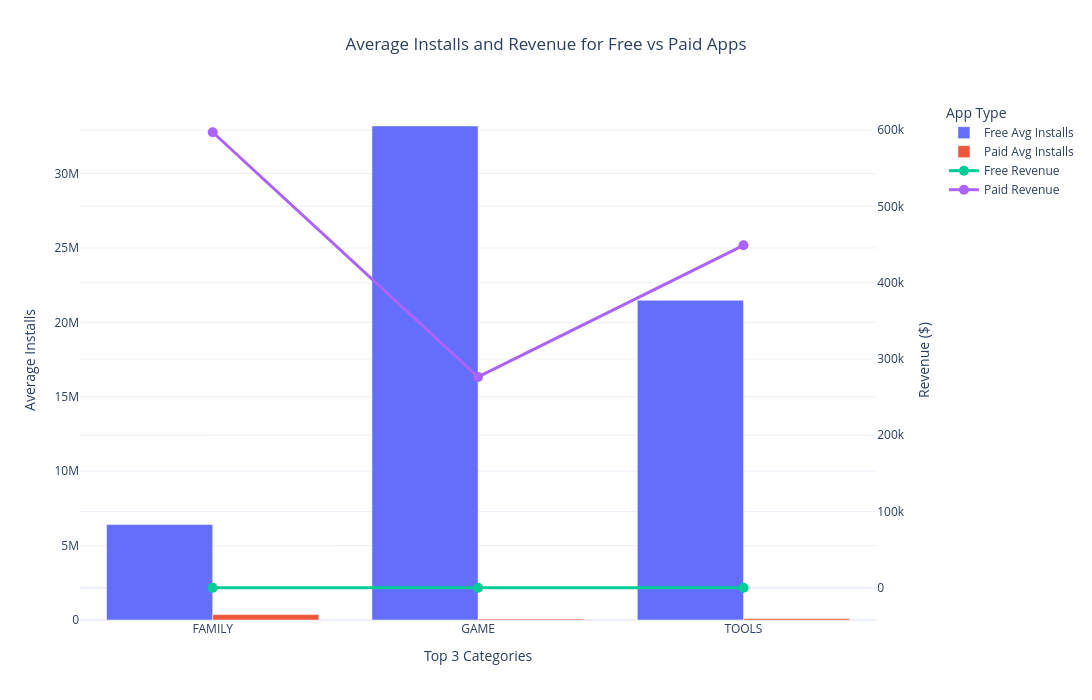

Notebook source saved alongside this figure:
### Code cell
fig.update_yaxes(
    title_text="Average Installs",
    secondary_y=False
)

fig.update_yaxes(
    title_text="Revenue ($)",
    secondary_y=True
)

### Figure 1 — Plotly figure (JSON) as saved in the notebook; plotly's stock layout.template omitted (floating-point values rounded to 4 significant figures)
{"data": [{"name": "Free Avg Installs", "type": "bar", "x": ["FAMILY", "GAME", "TOOLS"], "xaxis": "x", "y": [6424000.0, 33190000.0, 21480000.0], "yaxis": "y"}, {"name": "Paid Avg Installs", "type": "bar", "x": ["FAMILY", "GAME", "TOOLS"], "xaxis": "x", "y": [361700.0, 67140.0, 100000.0], "yaxis": "y"}, {"line": {"width": 3}, "marker": {"size": 10}, "mode": "lines+markers", "name": "Free Revenue", "type": "scatter", "x": ["FAMILY", "GAME", "TOOLS"], "xaxis": "x", "y": [0.0, 0.0, 0.0], "yaxis": "y2"}, {"line": {"width": 3}, "marker": {"size": 10}, "mode": "lines+markers", "name": "Paid Revenue", "type": "scatter", "x": ["FAMILY", "GAME", "TOOLS"], "xaxis": "x", "y": [597200.0, 276500.0, 449000.0], "yaxis": "y2"}], "layout": {"height": 700, "hovermode": "x unified", "legend": {"title": {"text": "App Type"}, "x": 1.02, "y": 1}, "title": {"text": "Average Installs and Revenue for Free vs Paid Apps", "x": 0.5}, "width": 1400, "xaxis": {"anchor": "y", "domain": [0, 0.94], "title": {"text": "Top 3 Categories"}}, "yaxis": {"anchor": "x", "domain": [0, 1], "title": {"text": "Average Installs"}}, "yaxis2": {"anchor": "x", "overlaying": "y", "side": "right", "title": {"text": "Revenue ($)"}}}}
